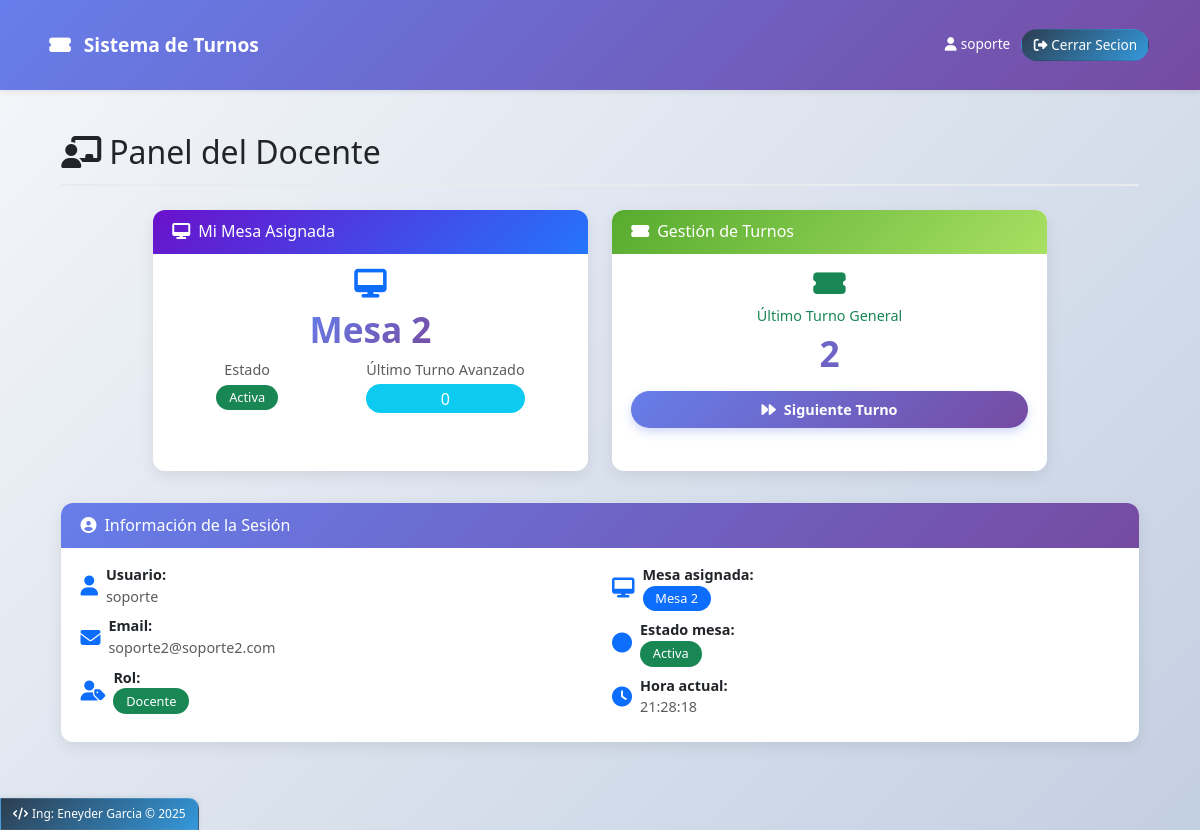
/docente/dashboard (signed in), run on the app's committed database.
### models.py (models this page shows)
class Usuario(db.Model):
    __tablename__ = 'usuario'
    id = db.Column(db.Integer, primary_key=True)
    nombre = db.Column(db.String(100), nullable=False)
    email = db.Column(db.String(100), unique=True, nullable=False)
    password = db.Column(db.String(100), nullable=False)
    rol = db.Column(db.String(20), nullable=False)  # admin, docente
    activo = db.Column(db.Boolean, default=True)
    def to_dict(self):
        return {
            'id': self.id,
            'nombre': self.nombre,
            'email': self.email,
            'rol': self.rol,
            'activo': self.activo,
            'mesa_id': self.mesa_asignada.id if self.mesa_asignada else None,
            'mesa': self.mesa_asignada.numero if self.mesa_asignada else None
        }

### app.py (the view)
@app.route('/docente/dashboard')
@login_required
@docente_required
def docente_dashboard():
    if 'usuario' not in session:
        return redirect(url_for('login'))
    usuario_actual = session['usuario']
    usuario = Usuario.query.get(usuario_actual['id'])
    if not usuario:
        flash('Usuario no encontrado', 'danger')
        return redirect(url_for('logout'))
    mesa = None
    mesa_asignada = Mesa.query.filter_by(docente_id=usuario.id, eliminada=False).first()
    if mesa_asignada:
        mesa = mesa_asignada
    ultimos_turnos = []
    if mesa:
        ultimos_turnos = TurnoGeneral.query.filter_by(mesa_id=mesa.id)\
            .order_by(TurnoGeneral.numero_turno.desc())\
            .limit(5)\
            .all()
    return render_template('docente/dashboard.html',
                         mesa=mesa.to_dict() if mesa else None,
                         usuario=usuario.to_dict(),
                         ultimos_turnos=ultimos_turnos)

### app.py (called while the page is built, shortened)
@app.context_processor
def inject_now():
    return {'now': datetime.now()}

def login_required(f):
    @wraps(f)
    def decorated_function(*args, **kwargs):
        if 'usuario' not in session:
            flash('Debes iniciar sesión para acceder a esta página', 'warning')
            return redirect(url_for('login'))
        return f(*args, **kwargs)
    return decorated_function

def docente_required(f):
    @wraps(f)
    def decorated_function(*args, **kwargs):
        if 'usuario' not in session or session['usuario'].get('rol') != 'docente':
            flash('No tienes permisos para acceder a esta página', 'danger')
            return redirect(url_for('index'))
        return f(*args, **kwargs)
    return decorated_function

def inicializar_base_datos():
    with app.app_context():
        db.create_all()

@app.before_request
def create_tables():
    inicializar_base_datos()

### models.py (called while the page is built)
    def to_dict(self):
        return {
            'id': self.id,
            'numero': self.numero,
            'turno_actual': self.turno_actual,
            'activa': self.activa,
            'docente_id': self.docente_id,
            'docente': self.docente.nombre if self.docente else None,
            'eliminada': self.eliminada  # INCLUIR EN EL DICT
        }

### templates/docente/dashboard.html (shortened to what this page needs)
{% extends "base.html" %}
{% block content %}
<div class="container-fluid">
    <div class="teacher-header">
        <div class="d-flex flex-column">
            <h2 class="mb-1"><i class="fas fa-chalkboard-teacher me-2"></i>Panel del Docente</h2>
        </div>
    </div>
    {% if mesa %}
    <div class="row justify-content-center">
        <div class="col-md-6 col-lg-5 mb-3">
            <div class="card border-0 h-100">
                <div class="card-header">
                    <h6 class="card-title mb-0">
                        <i class="fas fa-desktop me-2"></i>Mi Mesa Asignada
                    </h6>
                </div>
                <div class="card-body text-center py-3">
                    <div class="floating-icon mb-2">
                        <i class="fas fa-desktop small-icon text-primary"></i>
                    </div>
                    <div class="mb-2">
                        <span class="display-4 text-primary fw-bold">Mesa {{ mesa.numero }}</span>
                    </div>
                    <div class="d-flex justify-content-around mb-2">
                        <div class="text-center">
                            <small class="text-muted d-block mb-1 compact-info">Estado</small>
                            {% if mesa.activa %}
                            <span class="badge bg-success pulse">Activa</span>
                            {% else %}
                            <span class="badge bg-secondary">Inactiva</span>
                            {% endif %}
                        </div>
                        <div class="text-center">
                            <small class="text-muted d-block mb-1 compact-info">Último Turno Avanzado</small>
                            <span class="badge bg-info fs-6 d-block mt-1" id="mi-ultimo-turno">{{ mesa.turno_actual }}</span>
                        </div>
                    </div>
                </div>
            </div>
        </div>
        <div class="col-md-6 col-lg-5 mb-3">
            <div class="card card-success border-0 h-100">
                <div class="card-header">
                    <h6 class="card-title mb-0">
                        <i class="fas fa-ticket-alt me-2"></i>Gestión de Turnos
                    </h6>
                </div>
                <div class="card-body text-center py-3">
                    <div class="mb-3">
                        <i class="fas fa-ticket-alt small-icon text-success mb-2 floating-icon"></i>
                        <h5 class="text-success mb-2 compact-info">Último Turno General</h5>
                        <div class="display-4 fw-bold text-success" id="turno-actual-general">{{ ultimo_turno_general }}</div>
                    </div>
                    <button class="btn btn-primary w-100 mb-2 py-2" onclick="avanzarTurno({{ mesa.id }})">
                        <i class="fas fa-forward me-2"></i>Siguiente Turno
                    </button>
                </div>
            </div>
        </div>
    </div>
    {% endif %}
    <div class="row mt-3">
        <div class="col-12">
            <div class="card card-secondary border-0">
                <div class="card-header">
                    <h6 class="card-title mb-0">
                        <i class="fas fa-user-circle me-2"></i>Información de la Sesión
                    </h6>
                </div>
                <div class="card-body py-3">
                    <div class="row">
                        <div class="col-md-6 mb-2">
                            <div class="d-flex align-items-center mb-2">
                                <i class="fas fa-user fa-lg text-primary me-2"></i>
                                <div class="compact-info">
                                    <strong>Usuario:</strong><br>
                                    <span class="text-muted">{{ usuario.nombre }}</span>
                                </div>
                            </div>
                            <div class="d-flex align-items-center mb-2">
                                <i class="fas fa-envelope fa-lg text-primary me-2"></i>
                                <div class="compact-info">
                                    <strong>Email:</strong><br>
                                    <span class="text-muted">{{ usuario.email }}</span>
                                </div>
                            </div>
                            <div class="d-flex align-items-center">
                                <i class="fas fa-user-tag fa-lg text-primary me-2"></i>
                                <div class="compact-info">
                                    <strong>Rol:</strong><br>
                                    <span class="badge bg-success">Docente</span>
                                </div>
                            </div>
                        </div>
                        <div class="col-md-6 mb-2">
                            <div class="d-flex align-items-center mb-2">
                                <i class="fas fa-desktop fa-lg text-primary me-2"></i>
                                <div class="compact-info">
                                    <strong>Mesa asignada:</strong><br>
                                    {% if mesa %}
                                    <span class="badge bg-primary">Mesa {{ mesa.numero }}</span>
                                    {% else %}
                                    <span class="badge bg-secondary">Sin asignar</span>
                                    {% endif %}
                                </div>
                            </div>
                            <div class="d-flex align-items-center mb-2">
                                <i class="fas fa-circle fa-lg text-primary me-2"></i>
                                <div class="compact-info">
                                    <strong>Estado mesa:</strong><br>
                                    {% if mesa and mesa.activa %}
                                    <span class="badge bg-success">Activa</span>
                                    {% else %}
                                    <span class="badge bg-secondary">Inactiva</span>
                                    {% endif %}
                                </div>
                            </div>
                            <div class="d-flex align-items-center">
                                <i class="fas fa-clock fa-lg text-primary me-2"></i>
                                <div class="compact-info">
                                    <strong>Hora actual:</strong><br>
                                    <span class="text-muted" id="hora-actual">{{ now.strftime('%H:%M:%S') }}</span>
                                </div>
                            </div>
                        </div>
                    </div>
                </div>
            </div>
        </div>
    </div>
</div>
{% endblock %}

### templates/base.html (shortened to what this page needs)
<!DOCTYPE html>
<html lang="es">
<head>
    <link href="https://cdn.jsdelivr.net/npm/bootstrap@5.3.0/dist/css/bootstrap.min.css" rel="stylesheet">
    <link rel="stylesheet" href="https://cdnjs.cloudflare.com/ajax/libs/font-awesome/6.4.0/css/all.min.css">
</head>
<body>
    <nav class="navbar navbar-expand-lg navbar-dark">
        <div class="container">
            <a class="navbar-brand" href="{{ url_for('index') }}">
                <i class="fas fa-ticket-alt me-2"></i>
                Sistema de Turnos
            </a>
            <div class="collapse navbar-collapse" id="navbarNav">
                <ul class="navbar-nav ms-auto">
                    {% if session.usuario %}
                        <li class="nav-item">
                            <span class="nav-link text-white" style="border: none !important; background: none !important; padding: 0.3rem 0.5rem !important;">
                                <i class="fas fa-user me-1"></i>{{ session.usuario.nombre }}
                            </span>
                        </li>
                        <li class="nav-item">
                            <a class="nav-link nav-link-dark" href="{{ url_for('logout') }}">
                                <i class="fas fa-sign-out-alt me-1"></i>Cerrar Secion
                            </a>
                        </li>
                    {% endif %}
                </ul>
            </div>
        </div>
    </nav>
    <main class="container mt-3 fade-in">
        {% block content %}{% endblock %}
    </main>
    <footer class="custom-footer">
        <p class="mb-0">
            <i class="fas fa-code me-1"></i>Ing: Eneyder Garcia &copy; <span id="current-year"></span>
        </p>
    </footer>
</body>
</html>

### templates/base.html (style rules this page uses)
:root { --primary-gradient: linear-gradient(135deg, #667eea 0%, #764ba2 100%); --secondary-gradient: linear-gradient(135deg, #f093fb 0%, #f5576c 100%); --success-gradient: linear-gradient(135deg, #4facfe 0%, #00f2fe 100%); --dark-gradient: linear-gradient(135deg, #2c3e50 0%, #3498db 100%); }
body { display: flex; flex-direction: column; min-height: 100vh; position: relative; padding-bottom: 50px; background: linear-gradient(135deg, #f5f7fa 0%, #c3cfe2 100%); font-family: 'Segoe UI', Tahoma, Geneva, Verdana, sans-serif; }
main { flex: 1; }
.navbar { background: var(--primary-gradient) !important; box-shadow: 0 1px 6px rgba(0, 0, 0, 0.1); padding: 0.4rem 0; }
.navbar-brand { font-weight: 700; font-size: 1.2rem; }
.nav-link { font-weight: 500; padding: 0.3rem 0.7rem !important; border-radius: 18px; margin: 0 0.1rem; transition: all 0.2s ease; border: 1.5px solid transparent; font-size: 0.85rem; }
.nav-link-dark { background: var(--dark-gradient); color: white !important; }
.nav-link { position: relative; overflow: hidden; }
.nav-link::before { content: ''; position: absolute; top: 0; left: -100%; width: 100%; height: 100%; background: linear-gradient(90deg, transparent, rgba(255, 255, 255, 0.15), transparent); transition: 0.3s; }
.custom-footer { position: fixed; left: 0; bottom: 0; width: auto; background: var(--dark-gradient); padding: 6px 12px; border-top-right-radius: 10px; box-shadow: 0 -1px 5px rgba(0, 0, 0, 0.08); z-index: 1000; border: 1px solid rgba(255, 255, 255, 0.1); }
.custom-footer p { margin: 0; font-size: 0.75rem; color: white; font-weight: 500; }
.container { padding: 1.2rem; }
.fade-in { animation: fadeIn 0.3s ease-out; }

### templates/docente/dashboard.html (style rules this page uses)
:root { --primary-gradient: linear-gradient(135deg, #667eea 0%, #764ba2 100%); --success-gradient: linear-gradient(135deg, #56ab2f 0%, #a8e063 100%); --info-gradient: linear-gradient(135deg, #4facfe 0%, #00f2fe 100%); --warning-gradient: linear-gradient(135deg, #fa709a 0%, #fee140 100%); --highlight-color: #e74c3c; }
.teacher-header { background: none; padding: 0.5rem 0; margin-bottom: 1.5rem; border-bottom: 2px solid #e9ecef; position: relative; }
.card { border: none; border-radius: 12px; box-shadow: 0 5px 15px rgba(0, 0, 0, 0.08); transition: transform 0.3s ease, box-shadow 0.3s ease; overflow: hidden; margin-bottom: 1.2rem; }
.card-header { border: none; padding: 0.8rem 1.2rem; font-weight: 600; background: linear-gradient(135deg, #6a11cb 0%, #2575fc 100%); color: white; font-size: 0.95rem; }
.card-success .card-header { background: var(--success-gradient); }
.card-secondary .card-header { background: linear-gradient(135deg, #667eea 0%, #764ba2 100%); }
.card-body { padding: 1.2rem; }
.display-4 { font-weight: 700; font-size: 2.2rem; background: linear-gradient(135deg, #667eea 0%, #764ba2 100%); -webkit-background-clip: text; -webkit-text-fill-color: transparent; }
.btn-primary { background: var(--primary-gradient); border: none; border-radius: 30px; padding: 0.6rem 1.5rem; font-weight: 600; font-size: 0.9rem; box-shadow: 0 4px 10px rgba(102, 126, 234, 0.3); transition: all 0.3s ease; }
.badge { font-weight: 500; border-radius: 15px; padding: 0.4rem 0.8rem; font-size: 0.8rem; }
.pulse { animation: pulse 2s infinite; }
.floating-icon { animation: float 3s infinite ease-in-out; }
.small-icon { font-size: 1.8rem !important; }
.compact-info { font-size: 0.9rem; }

### data on the page
Usuario: usuario.nombre "soporte", nombre "soporte", email "soporte2@soporte2.com"

### other printed values
{{ mesa.numero }} "2"
{{ mesa.turno_actual }} "0"
